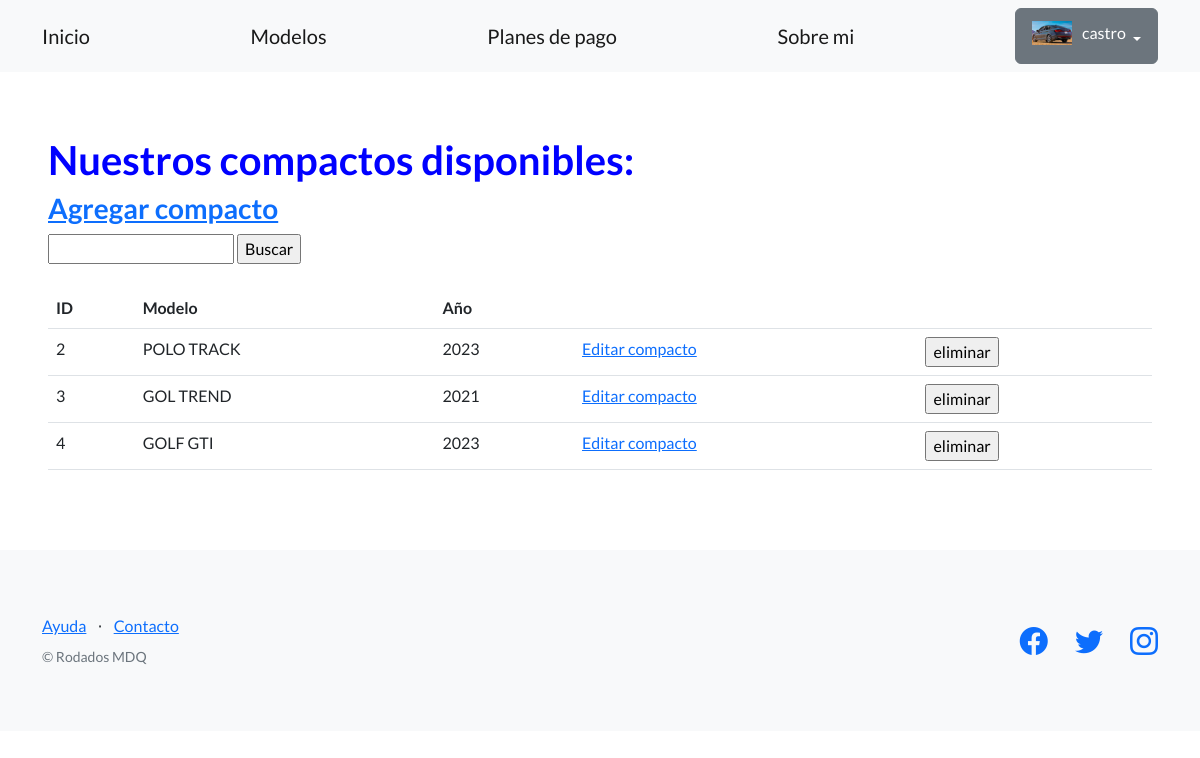
/pages/compacto/ (signed in), run on the app's committed database.
### perfiles/models.py (models this page shows, shortened)
class Avatar(models.Model):
    user = models.OneToOneField(User, on_delete=models.CASCADE, null=True)
    imagen = models.ImageField(upload_to='avatares', null=True, blank=True)

### blog_rodados/models.py (models this page shows, shortened)
class Compacto(models.Model):
    marca = models.CharField(max_length=32)
    modelo = models.CharField(max_length=32)
    anio = models.IntegerField()

### blog_rodados/views.py (the view)
# urls.py: path("compacto/", listar_compactos, name="auto_compacto"),
def listar_compactos(request):
    contexto = {
        "compacto": Compacto.objects.all(),
    }
    http_response = render(
        request=request,
        template_name='blog_rodados/lista_compacto.html',
        context=contexto,
    )
    return http_response

### blog_rodados/templates/blog_rodados/lista_compacto.html (shortened to what this page needs)
{% extends "base.html" %}
{% block contenido %}
<h1 style="color:blue;">
  Nuestros compactos disponibles:
</h1>
<h3><a href="{% url 'crear_compacto'  %}">Agregar compacto</a></h3>
<form action="{% url 'buscar_compacto' %}" method="post">
  <input type="text" name="busqueda">
  <input type="submit" value="Buscar">
</form>
<br>
<table class="table">
  <tbody>
    <tr>
      <th>ID</th>
      <th>Modelo</th>
      <th>Año</th>
      <th></th>
      <th></th>
    </tr>
    {% for compactos in compacto %}
    <tr>
      <td>{{ compactos.id }}</td>
      <td>{{ compactos.modelo }}</td>
      <td>{{ compactos.anio }}</td>
      <td><a href="{% url 'editar_compacto' compactos.id %}">Editar compacto</a></td>
      <td>
        <form action="{% url 'eliminar_compacto' compactos.id %}" method="post">
          <input type="submit" value="eliminar"/>
        </form>
      </td>
    </tr>
    {% endfor %}
  </tbody>
</table>
{% endblock contenido %}

### templates_base/base.html (shortened to what this page needs)
{% load static %}
<!DOCTYPE html>
<html lang="en">
    <head>
        <link href="https://cdn.jsdelivr.net/npm/bootstrap-icons@1.5.0/font/bootstrap-icons.css" rel="stylesheet" type="text/css" />
        <link href="{% static 'css/styles.css' %}" rel="stylesheet" />
    </head>
    <body>
        <nav class="navbar navbar-light bg-light static-top">
            <div class="container">
                <a class="navbar-brand" href="{% url 'inicio' %}">Inicio</a>
                <a class="navbar-brand" href="{% url 'lista_modelos' %}">Modelos</a>
                <a class="navbar-brand" href="{% url 'pagos' %}">Planes de pago</a>
                <a class="navbar-brand" href="{% url 'about' %}">Sobre mi</a>
                {% if user.is_authenticated %}
                <div class="dropdown">
                    <button class="btn btn-secondary dropdown-toggle" type="button" id="dropdownMenuButton1" data-bs-toggle="dropdown" aria-expanded="false">
                        <div style="display: inline-flex;">
                            <img src="{{user.avatar.imagen.url}}" style="max-width:40px;margin-right: 10px;">
                            <span>{{ user.username }}</span>
                        </div>
                    </button>
                </div>
                {% else %}
                <a class="btn btn-primary" href="{% url 'login' %}">Iniciar sesión</a>
                {% endif %}
            </div>
        </nav>
        <section style="padding:4rem 3rem;">
            {% block contenido %}
            {% endblock contenido %}
        </section>
        <footer class="footer bg-light">
            <div class="container">
                <div class="row">
                    <div class="col-lg-6 h-100 text-center text-lg-start my-auto">
                        <ul class="list-inline mb-2">
                            <li class="list-inline-item"><a href="#!">Ayuda</a></li>
                            <li class="list-inline-item">⋅</li>
                            <li class="list-inline-item"><a href="#!">Contacto</a></li>
                        </ul>
                        <p class="text-muted small mb-4 mb-lg-0">&copy; Rodados MDQ</p>
                    </div>
                    <div class="col-lg-6 h-100 text-center text-lg-end my-auto">
                        <ul class="list-inline mb-0">
                            <li class="list-inline-item me-4">
                                <a href="https://www.facebook.com/Coderhouse/"><i class="bi-facebook fs-3"></i></a>
                            </li>
                            <li class="list-inline-item me-4">
                                <a href="https://twitter.com/coderhouse"><i class="bi-twitter fs-3"></i></a>
                            </li>
                            <li class="list-inline-item">
                                <a href="https://www.instagram.com/coderhouse"><i class="bi-instagram fs-3"></i></a>
                            </li>
                        </ul>
                    </div>
                </div>
            </div>
        </footer>
    </body>
</html>

### data on the page
Compacto: id "2", modelo "POLO TRACK", anio "2023"
Compacto: id "3", modelo "GOL TREND", anio "2021"
Compacto: id "4", modelo "GOLF GTI", anio "2023"

### other printed values
{{ user.username }} "castro"
